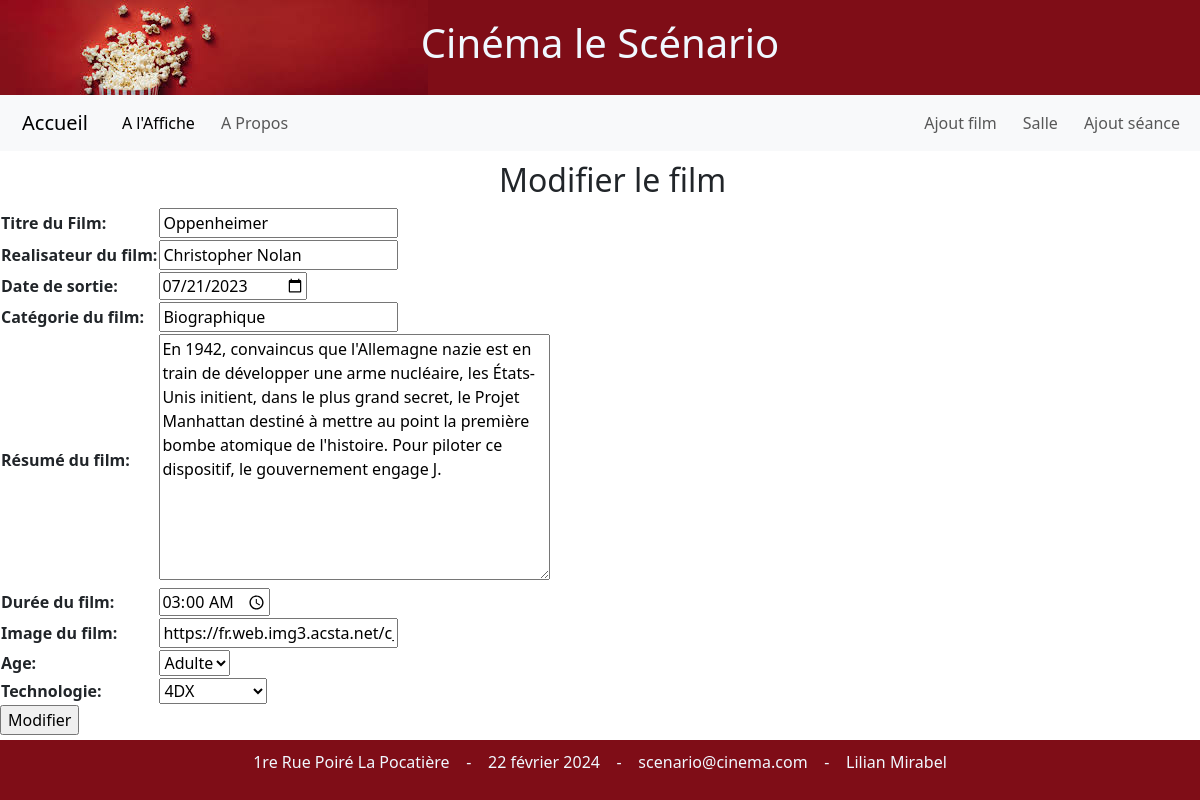
/administrateur/Modifierfilm/Oppenheimer/, run on an earlier commit of the app's database.
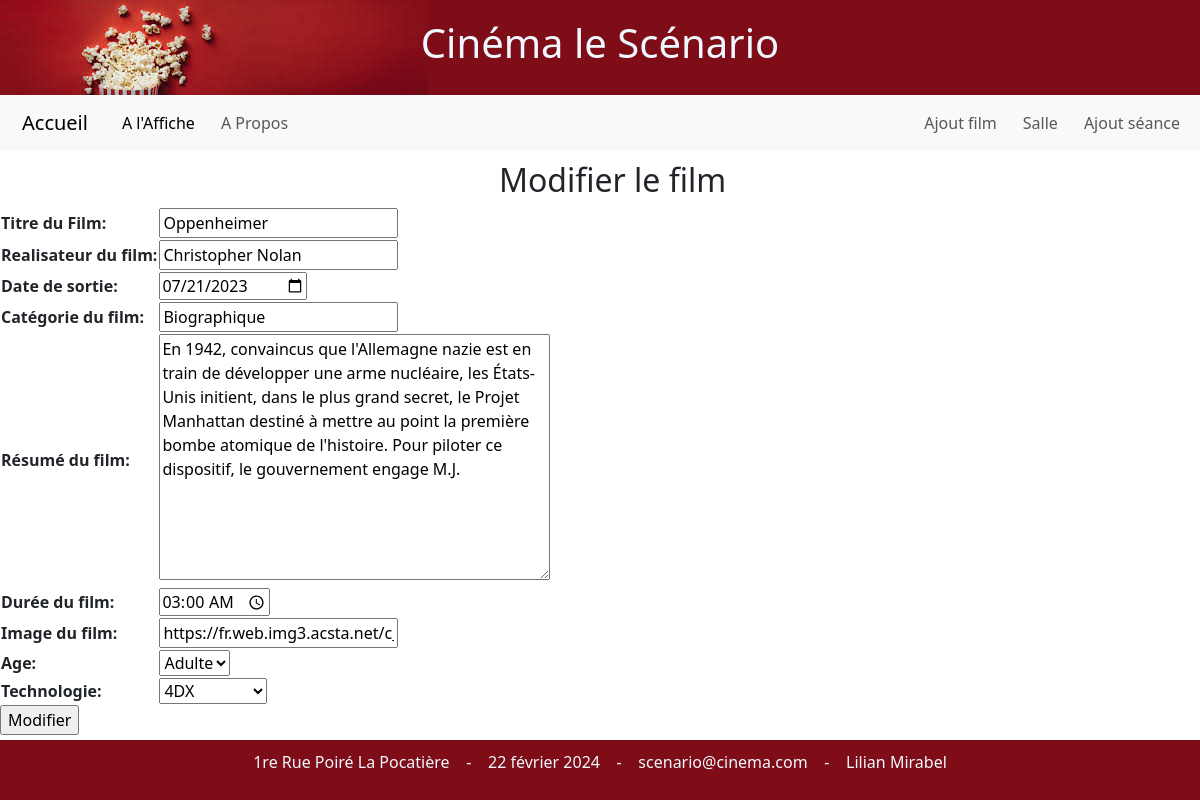
And on a later commit of the database.
### films/models.py (models this page shows, shortened)
class films(models.Model):
    AGE_CHOICES = (
        ('enfant', 'Enfant'),
        ('adulte', 'Adulte')
    )
    choix_technologies = (
        ('Numérique', 'Numérique'),
        ('3D', '3D'),
        ('IMAX', 'IMAX'),
        ('4DX', '4DX')
    )
    titre = models.CharField(max_length=100, primary_key=True)
    realisateur = models.CharField(max_length=100)
    date_sortie = models.DateField(default=datetime.date.today)
    genre = models.CharField(max_length=100)
    resume = models.TextField()
    duree = models.TimeField()
    image = models.CharField(max_length=100)
    age = models.CharField(max_length=10, choices=AGE_CHOICES, default='adulte')
    technologie = models.CharField(max_length=10, choices=choix_technologies, default='Numérique')

### administrateur/views.py (the view, shortened to what this page needs)
# urls.py: path('Modifierfilm/<str:pk>/', Modifierfilm.as_view(), name="Modifierfilm"),
class Modifierfilm(UpdateView):
    model = films
    template_name = 'modifFilm.html'
    form_class = ModifierFilmForm
    context_object_name = 'unFilm'
    def get_context_data(self, **kwargs):
        context = super().get_context_data(**kwargs)
        context["txtBouton"] = 'Modifier'
        return context

### films/forms.py
class ModifierFilmForm(forms.ModelForm):
    class Meta:
        model = films
        fields = "__all__"
        labels = {'titre':"Titre du Film",
                  'realisateur':"Realisateur du film",
                  'date_sortie':"Date de sortie",
                  'duree':"Durée du film",
                  'resume':"Résumé du film",
                  'image':"Image du film",
                  'genre':"Catégorie du film",
                  }
        widgets = {
            'date_sortie': forms.DateInput(attrs={'type': 'date'}),
            'duree': forms.TimeInput(attrs={'type': 'time'}),
        }

### administrateur/templates/modifFilm.html (shortened to what this page needs)
{% extends 'maitreAdmin.html' %}
{% block titre_page %}Modifier le film{% endblock %}
{% block contenu %}
<form method="post">
    <table>
        {{ form.as_table }}
    </table>
    <input type="submit" value={{ txtBouton }}>
</form>
{% endblock %}

What changed in the data, as far as the page shows it:
changed films "Oppenheimer": resume "…dispositif, le gouvernement engage J." → "…dispositif, le gouvernement engage M.J."
